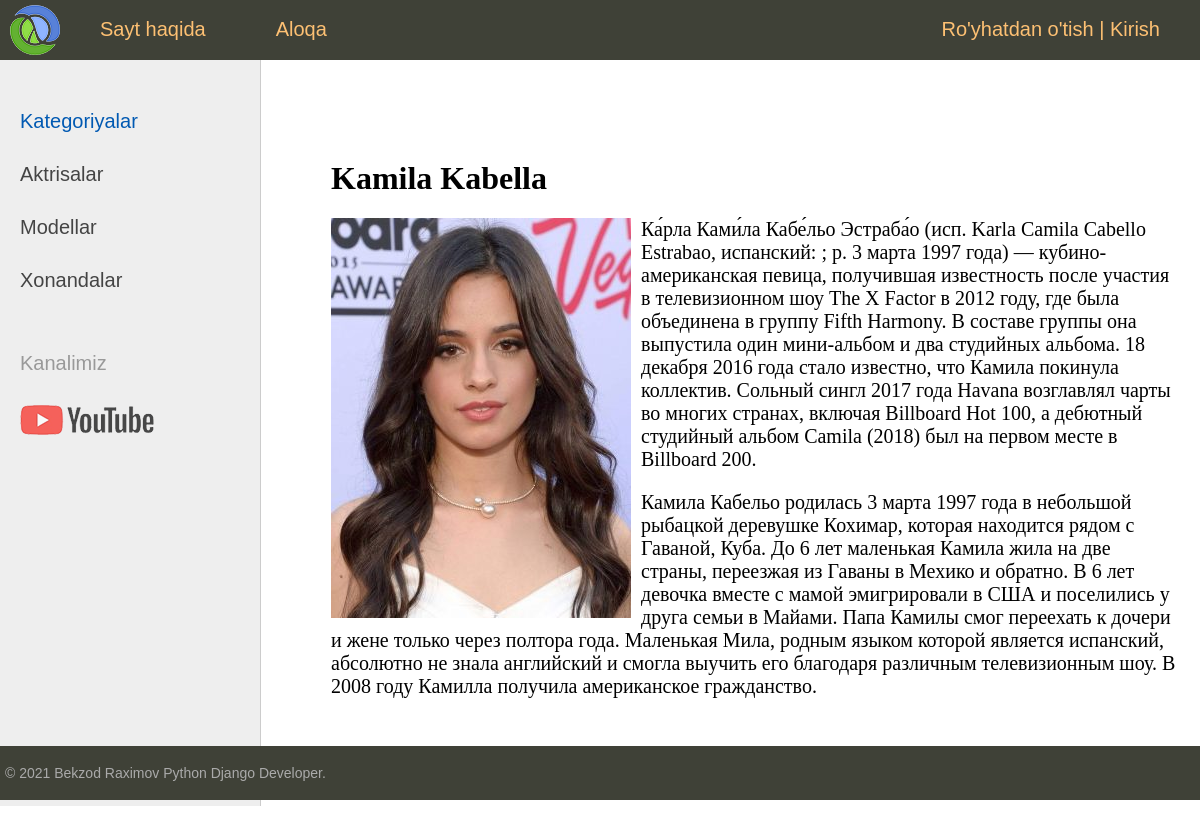
The page /post/kamila-kabella/ on the database its author committed.
### women/models.py (models this page shows, shortened)
class Category(models.Model):
    name = models.CharField(max_length=100, db_index=True, verbose_name = 'Kategoriya')
    slug = models.SlugField(max_length = 255, unique = True, db_index = True, verbose_name = 'URL')
    class Meta:
        verbose_name = 'Kategoriya'
        verbose_name_plural = 'Kategoriyalar'
        ordering = ['id']
    def get_absolute_url(self):
        return reverse('category', kwargs = {'cat_slug': self.slug})

class Women(models.Model):
    title = models.CharField(max_length = 255, verbose_name = 'Sarlavha')
    slug = models.SlugField(max_length = 255, unique = True, db_index = True, verbose_name = 'URL')
    content = models.TextField(blank = True, verbose_name = 'Matn')
    photo = models.ImageField(upload_to = 'photos/%Y/%m/%d/', verbose_name = 'Rasm')
    time_create = models.DateTimeField(auto_now_add = True, verbose_name = 'Yaratilgan sana')
    time_update = models.DateTimeField(auto_now = True, verbose_name = "O'zgartirilgan sana")
    is_published = models.BooleanField(default = True, verbose_name = 'Publikatsiya')
    cat = models.ForeignKey('Category', on_delete = models.PROTECT, verbose_name = 'Kategoriya')
    class Meta:
        verbose_name = 'Mashhur ayol'
        verbose_name_plural = 'Mashhur ayollar'
        ordering = ['-time_update']
    def __str__(self):
        return self.title

### women/views.py (the view)
# urls.py: path('post/<slug:post_slug>/', ShowPost.as_view(), name = 'post'),
class ShowPost(DataMixin, DetailView):
    model = Women
    template_name = 'women/post.html'
    slug_url_kwarg = 'post_slug'
    context_object_name = 'post'
    def get_context_data(self, *, object_list=None, **kwargs):
        context = super().get_context_data(**kwargs)
        c_def = self.get_user_context(title=context['post'])
        return dict(list(context.items()) + list(c_def.items()))

### women/utils.py (called while the page is built)
    def get_user_context(self, **kwargs):
        context = kwargs
        cats = cache.get('cats')
        if not cats:
            cats = Category.objects.annotate(Count('women'))
            cache.set('cats', cats, 60)
        user_menu = menu.copy()
        if not self.request.user.is_authenticated:
            user_menu.pop(1)
        context['menu'] = user_menu
        context['cats'] = cats
        if 'cat_selected' not in context:
            context['cat_selected'] = 0
        return context

### women/templates/women/post.html
{% extends 'women/base.html' %}
{% block content %}
<h1>{{ post.title }}</h1>
{% if post.photo %}
<p><img class="img-article-left" src="{{ post.photo.url }}" alt="{{ post.title }}"></p>
{% endif %}
{{ post.content|linebreaks }}
{% endblock %}

### women/templates/women/base.html (shortened to what this page needs)
{% load static %}
{% load women_tags %}
<!DOCTYPE html>
<html lang="en" dir="ltr">
<head>
    <link type="text/css" href="{% static 'women/css/styles.css' %}" rel="stylesheet"/>
</head>
<body>
<table class="table-page" border=0 cellpadding="0" cellspacing="0">
    <tr>
        <td valign=top>
            {% block mainmenu %}
                <div class="header">
                    <ul id="mainmenu" class="mainmenu">
                        <li class="logo"><a href="{% url 'home' %}">
                            <div class="logo"></div>
                        </a></li>
                        {% for m in menu %}
                            <li><a href="{% url m.url_name %}">{{ m.title }}</a></li>
                        {% endfor %}
                        {% if request.user.is_authenticated %}
                        <li class="last">{{ user.username }} | <a href="{% url 'logout' %}">Chiqish</a></li>
                        {% else %}
                        <li class="last"><a href="{% url 'register' %}">Ro'yhatdan o'tish</a> | <a href="{% url 'login' %}">Kirish</a></li>
                        {% endif %}
                    </ul>
                </div>
            {% endblock mainmenu %}
            <table class="table-content" border=0 cellpadding="0" cellspacing="0">
                <tr>
                    <td valign="top" class="left-chapters">
                        <ul id="leftchapters">
                            {% if cat_selected == 0 %}
                                <li class="selected">Kategoriyalar</li>
                            {% else %}
                                <li><a href="{% url 'home' %}">Kategoriyalar</a></li>
                            {% endif %}
                            {% for c in cats %}
                                {% if c.women__count > 0 %}
                                    {% if c.pk == cat_selected %}
                                        <li class="selected">{{ c.name }}</li>
                                    {% else %}
                                        <li><a href="{{ c.get_absolute_url }}">{{ c.name }}</a></li>
                                    {% endif %}
                                {% endif %}
                            {% endfor %}
                            <li class="share">
                                <p>Kanalimiz</p>
                                <a class="share-yt" href="https://www.youtube.com/channel/UChL66C1F7dWGCIaOCXHzvuQ"
                                   target="_blank" rel="nofollow"></a>
                            </li>
                        </ul>
                    </td>
                    <td valign="top" class="content">
                        <div class="content-text">
                            {% block content %}
                            {% endblock %}
                        </div>
                    </td>
                </tr>
            </table>
        </td>
    </tr>
    <tr>
        <td valign=top>
            <div id="footer">
                <p>&copy; 2021 Bekzod Raximov Python Django Developer.</p>
            </div>
        </td>
    </tr>
</table>
</body>
</html>

### women/static/women/css/styles.css (style rules this page uses)
html, body { font-family: 'Arial'; margin: 0; padding: 0; height: 100%; width: 100%; color: #444; }
a { color: #0059b2; text-decoration: none; }
img { max-width: 600px; height: auto; }
img.img-article-left { max-width: 300px; height: auto; float: left; padding: 0 10px 10px 0; }
.table-page { width: 100%; height: 100%; vertical-align: top; }
.table-page tr { height: 100%; }
.header { background: #3F4137; height: 60px; }
.logo { background: url('../images/logo.png') no-repeat 10px 5px; width: 70px; height: 60px; }
ul.mainmenu { list-style: none; margin: 0; padding: 0; height: 60px; color: #fdc073; font-size: 20px; overflow: hidden; }
ul.mainmenu li { float: left; margin: 18px 40px 0 30px; }
ul.mainmenu li.logo { margin: 0; }
ul.mainmenu li.last { float: right; }
ul.mainmenu li a { color: #fdc073; text-decoration: none; }
.table-content { width: 100%; min-height: 100%; height: 100%; }
.left-chapters { margin: 0; background: #eee; border-right: 1px solid #ccc; min-height: 100%; }
.left-chapters ul { width: 230px; min-height: 100%; margin: 0; padding: 20px 10px 10px 20px; list-style: none; font-size: 20px; }
.left-chapters ul li { margin: 30px 0 0 0; color: #999; }
.left-chapters ul li.selected { color: #0059b2; }
.left-chapters ul li a { color: #444; text-decoration: none; }
.left-chapters ul li.share { margin: 60px 0 0 0; }
.left-chapters ul li.share p { margin: 30px 0 30px 0; }
.left-chapters ul li.share a { display: inline-block; width: 40px; height: 40px; margin: 0 20px 0 0; }
.left-chapters ul li.share a.share-yt { width: 100%; height: 30px; background: url('../images/share_yt.png') no-repeat 0 0 }
.content { padding: 40px 20px 20px 40px; width: 100%; box-sizing: border-box; }
.content-text { margin: 60px 0 0 30px; color: #000; font-size: 20px; font-family: Yandex Sans Display Light; }
.content-text h1 { font-size: 32px; }
#footer { box-sizing: border-box; background: #3F4137; padding: 5px; color: #aaa; font-size: 14px; font-family: Verdana, Geneva, Arial, Helvetica; text-align: left; overflow: hidden; }

### rows shown on the page
Category: name "Aktrisalar"
Category: name "Modellar"
Category: name "Xonandalar"
Women: title "Kamila Kabella", photo (picture), content "Ка́рла Ками́ла Кабе́льо Эстраба́о (исп. Karla Camila Cabello Estrabao, испанский: ; р. 3 марта 1997 года) — кубино-американская певица, получившая известность после участия в телевизионном шоу The X Factor в 2012 году, где была объединена в группу Fifth Harmony. В составе группы она выпустила один мини-альбом и два студийных альбома. 18 декабря 2016 года стало известно, что Камила покинула коллектив. Сольный сингл 2017 года Havana возглавлял чарты во многих странах, включая Billboard Hot 100, а дебютный студийный альбом Camila (2018) был на первом месте в Billboard 200. Камила Кабельо родилась 3 марта 1997 года в небольшой рыбацкой деревушке Кохимар, которая находится рядом с Гаваной, Куба.…"

### other values the page prints
{{ m.title }} "Sayt haqida" "Aloqa"
